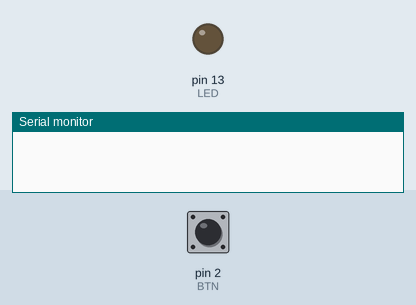
The sketch below on a simulated Arduino Uno, built with avr-gcc and run on an emulated ATmega328P. On the bench: output pins drawn as LEDs (lit = HIGH), the last lines printed to the serial monitor. Inputs (shaded band) come from the test bench; at power-on: pin 2 (BTN) HIGH.

Above: at 1.2 s.
1.3 s: pin 2 (BTN) pulled LOW for 0.15 s
At 1.37 s:
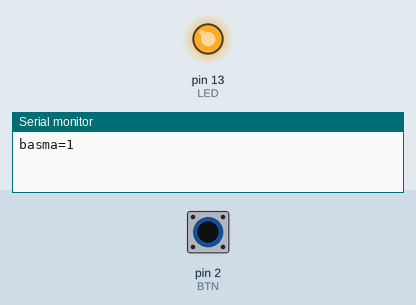
2.9 s: pin 2 (BTN) pulled LOW for 3.2 s
At 7.3 s:
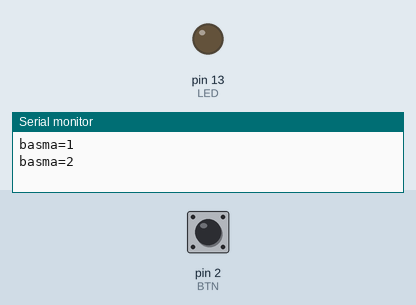
Timing chart, 0 to 8.8 s (numbered marks = the images above; inputs shaded):
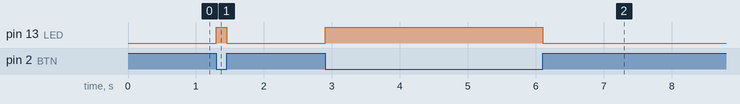

The sketch:

buton_sayac.ino
```cpp
// Buton (INPUT_PULLUP): bir uç D2, diğer uç GND. Basılıyken LOW okunur.
// Mekanik buton zıplar (bounce): 20-50 ms boyunca açılıp kapanır, yazılımla süzülür.
const int BTN = 2;
const int LED = 13;
int sayac = 0;
bool onceki = HIGH;
unsigned long sonDegisim = 0;

void setup() {
  Serial.begin(9600);
  pinMode(BTN, INPUT_PULLUP);
  pinMode(LED, OUTPUT);
}

void loop() {
  bool simdi = digitalRead(BTN);
  if (simdi != onceki && millis() - sonDegisim > 30) {
    sonDegisim = millis();
    if (simdi == LOW) {
      sayac++;
      Serial.print("basma=");
      Serial.println(sayac);
    }
    onceki = simdi;
  }
  digitalWrite(LED, simdi == LOW);
}
```

Measured:
- after the input at 1.3 s, pin 13 (LED): LOW → HIGH at once, → LOW 0.15 s later
- after the input at 2.9 s, pin 13 (LED): LOW → HIGH at once, → LOW 3.2 s later
